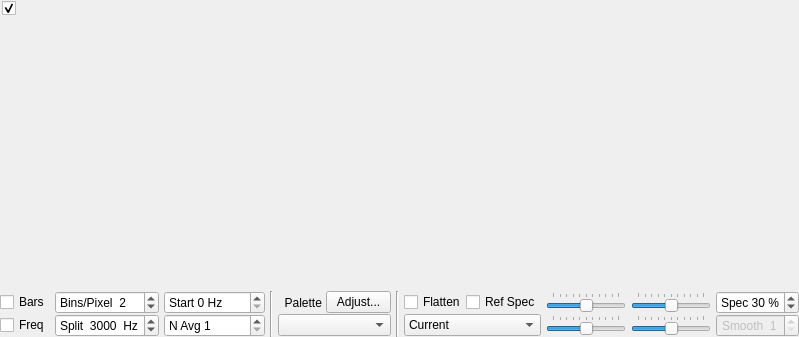
<?xml version="1.0" encoding="UTF-8"?>
<ui version="4.0">
 <class>WideGraph</class>
 <widget class="QDialog" name="WideGraph">
  <property name="geometry">
   <rect>
    <x>0</x>
    <y>0</y>
    <width>799</width>
    <height>337</height>
   </rect>
  </property>
  <property name="windowTitle">
   <string>Dialog</string>
  </property>
  <layout class="QVBoxLayout" name="verticalLayout">
   <property name="spacing">
    <number>1</number>
   </property>
   <property name="leftMargin">
    <number>0</number>
   </property>
   <property name="topMargin">
    <number>0</number>
   </property>
   <property name="rightMargin">
    <number>0</number>
   </property>
   <property name="bottomMargin">
    <number>0</number>
   </property>
   <item>
    <widget class="CPlotter" name="widePlot">
     <property name="enabled">
      <bool>true</bool>
     </property>
     <property name="sizePolicy">
      <sizepolicy hsizetype="Preferred" vsizetype="MinimumExpanding">
       <horstretch>0</horstretch>
       <verstretch>0</verstretch>
      </sizepolicy>
     </property>
     <property name="minimumSize">
      <size>
       <width>400</width>
       <height>100</height>
      </size>
     </property>
     <property name="frameShape">
      <enum>QFrame::NoFrame</enum>
     </property>
     <property name="frameShadow">
      <enum>QFrame::Plain</enum>
     </property>
     <property name="lineWidth">
      <number>1</number>
     </property>
     <widget class="QCheckBox" name="cbControls">
      <property name="geometry">
       <rect>
        <x>2</x>
        <y>0</y>
        <width>77</width>
        <height>17</height>
       </rect>
      </property>
      <property name="text">
       <string/>
      </property>
      <property name="checked">
       <bool>true</bool>
      </property>
     </widget>
    </widget>
   </item>
   <item>
    <widget class="QWidget" name="controls_widget" native="true">
     <property name="sizePolicy">
      <sizepolicy hsizetype="Preferred" vsizetype="Maximum">
       <horstretch>0</horstretch>
       <verstretch>0</verstretch>
      </sizepolicy>
     </property>
     <layout class="QGridLayout" name="gridLayout">
      <property name="leftMargin">
       <number>0</number>
      </property>
      <property name="topMargin">
       <number>0</number>
      </property>
      <property name="rightMargin">
       <number>0</number>
      </property>
      <property name="bottomMargin">
       <number>0</number>
      </property>
      <property name="horizontalSpacing">
       <number>5</number>
      </property>
      <property name="verticalSpacing">
       <number>0</number>
      </property>
      <item row="1" column="11">
       <widget class="QSlider" name="zero2dSlider">
        <property name="sizePolicy">
         <sizepolicy hsizetype="Expanding" vsizetype="Fixed">
          <horstretch>1</horstretch>
          <verstretch>0</verstretch>
         </sizepolicy>
        </property>
        <property name="minimumSize">
         <size>
          <width>80</width>
          <height>0</height>
         </size>
        </property>
        <property name="maximumSize">
         <size>
          <width>200</width>
          <height>16777215</height>
         </size>
        </property>
        <property name="toolTip">
         <string>Spectrum zero</string>
        </property>
        <property name="minimum">
         <number>-50</number>
        </property>
        <property name="maximum">
         <number>50</number>
        </property>
        <property name="orientation">
         <enum>Qt::Horizontal</enum>
        </property>
        <property name="tickPosition">
         <enum>QSlider::TicksAbove</enum>
        </property>
       </widget>
      </item>
      <item row="0" column="6" rowspan="2">
       <widget class="Line" name="line_2">
        <property name="orientation">
         <enum>Qt::Vertical</enum>
        </property>
       </widget>
      </item>
      <item row="0" column="9">
       <widget class="QSlider" name="gainSlider">
        <property name="sizePolicy">
         <sizepolicy hsizetype="Expanding" vsizetype="Fixed">
          <horstretch>1</horstretch>
          <verstretch>0</verstretch>
         </sizepolicy>
        </property>
        <property name="minimumSize">
         <size>
          <width>80</width>
          <height>0</height>
         </size>
        </property>
        <property name="maximumSize">
         <size>
          <width>200</width>
          <height>16777215</height>
         </size>
        </property>
        <property name="toolTip">
         <string>Waterfall gain</string>
        </property>
        <property name="minimum">
         <number>-50</number>
        </property>
        <property name="maximum">
         <number>50</number>
        </property>
        <property name="orientation">
         <enum>Qt::Horizontal</enum>
        </property>
        <property name="tickPosition">
         <enum>QSlider::TicksAbove</enum>
        </property>
       </widget>
      </item>
      <item row="0" column="7">
       <layout class="QHBoxLayout" name="horizontalLayout_3">
        <item>
         <widget class="QCheckBox" name="cbFlatten">
          <property name="toolTip">
           <string>&lt;html&gt;&lt;head/&gt;&lt;body&gt;&lt;p&gt;Flatten spectral baseline over the full displayed interval.&lt;/p&gt;&lt;/body&gt;&lt;/html&gt;</string>
          </property>
          <property name="text">
           <string>Flatten</string>
          </property>
         </widget>
        </item>
        <item>
         <widget class="QCheckBox" name="cbRef">
          <property name="toolTip">
           <string>&lt;html&gt;&lt;head/&gt;&lt;body&gt;&lt;p&gt;Compute and save a reference spectrum.  (Not yet fully implemented.)&lt;/p&gt;&lt;/body&gt;&lt;/html&gt;</string>
          </property>
          <property name="text">
           <string>Ref Spec</string>
          </property>
         </widget>
        </item>
       </layout>
      </item>
      <item row="1" column="9">
       <widget class="QSlider" name="gain2dSlider">
        <property name="sizePolicy">
         <sizepolicy hsizetype="Expanding" vsizetype="Fixed">
          <horstretch>1</horstretch>
          <verstretch>0</verstretch>
         </sizepolicy>
        </property>
        <property name="minimumSize">
         <size>
          <width>80</width>
          <height>0</height>
         </size>
        </property>
        <property name="maximumSize">
         <size>
          <width>200</width>
          <height>16777215</height>
         </size>
        </property>
        <property name="toolTip">
         <string>Spectrum gain</string>
        </property>
        <property name="minimum">
         <number>-50</number>
        </property>
        <property name="maximum">
         <number>50</number>
        </property>
        <property name="orientation">
         <enum>Qt::Horizontal</enum>
        </property>
        <property name="tickPosition">
         <enum>QSlider::TicksAbove</enum>
        </property>
       </widget>
      </item>
      <item row="0" column="11">
       <widget class="QSlider" name="zeroSlider">
        <property name="sizePolicy">
         <sizepolicy hsizetype="Expanding" vsizetype="Fixed">
          <horstretch>1</horstretch>
          <verstretch>0</verstretch>
         </sizepolicy>
        </property>
        <property name="minimumSize">
         <size>
          <width>80</width>
          <height>0</height>
         </size>
        </property>
        <property name="maximumSize">
         <size>
          <width>200</width>
          <height>16777215</height>
         </size>
        </property>
        <property name="toolTip">
         <string>Waterfall zero</string>
        </property>
        <property name="minimum">
         <number>-50</number>
        </property>
        <property name="maximum">
         <number>50</number>
        </property>
        <property name="orientation">
         <enum>Qt::Horizontal</enum>
        </property>
        <property name="tickPosition">
         <enum>QSlider::TicksAbove</enum>
        </property>
       </widget>
      </item>
      <item row="0" column="13" rowspan="2">
       <spacer name="horizontalSpacer_2">
        <property name="orientation">
         <enum>Qt::Horizontal</enum>
        </property>
        <property name="sizeHint" stdset="0">
         <size>
          <width>5</width>
          <height>20</height>
         </size>
        </property>
       </spacer>
      </item>
      <item row="0" column="5">
       <layout class="QHBoxLayout" name="horizontalLayout">
        <item>
         <widget class="QLabel" name="labPalette">
          <property name="text">
           <string>  Palette </string>
          </property>
          <property name="alignment">
           <set>Qt::AlignLeading|Qt::AlignLeft|Qt::AlignVCenter</set>
          </property>
         </widget>
        </item>
        <item>
         <widget class="QPushButton" name="adjust_palette_push_button">
          <property name="maximumSize">
           <size>
            <width>65</width>
            <height>16777215</height>
           </size>
          </property>
          <property name="toolTip">
           <string>&lt;html&gt;&lt;head/&gt;&lt;body&gt;&lt;p&gt;Enter definition for a new color palette.&lt;/p&gt;&lt;/body&gt;&lt;/html&gt;</string>
          </property>
          <property name="text">
           <string>Adjust...</string>
          </property>
          <property name="autoDefault">
           <bool>false</bool>
          </property>
         </widget>
        </item>
       </layout>
      </item>
      <item row="0" column="12">
       <widget class="QSpinBox" name="sbPercent2dPlot">
        <property name="minimumSize">
         <size>
          <width>75</width>
          <height>0</height>
         </size>
        </property>
        <property name="toolTip">
         <string>&lt;html&gt;&lt;head/&gt;&lt;body&gt;&lt;p&gt;Set fractional size of spectrum in this window.&lt;/p&gt;&lt;/body&gt;&lt;/html&gt;</string>
        </property>
        <property name="alignment">
         <set>Qt::AlignCenter</set>
        </property>
        <property name="suffix">
         <string> %</string>
        </property>
        <property name="prefix">
         <string>Spec </string>
        </property>
        <property name="maximum">
         <number>100</number>
        </property>
        <property name="singleStep">
         <number>5</number>
        </property>
        <property name="value">
         <number>30</number>
        </property>
       </widget>
      </item>
      <item row="1" column="7">
       <widget class="QComboBox" name="spec2dComboBox">
        <property name="toolTip">
         <string>&lt;html&gt;&lt;head/&gt;&lt;body&gt;&lt;p&gt;Select data for spectral display&lt;/p&gt;&lt;/body&gt;&lt;/html&gt;</string>
        </property>
        <property name="currentIndex">
         <number>0</number>
        </property>
        <item>
         <property name="text">
          <string>Current</string>
         </property>
        </item>
        <item>
         <property name="text">
          <string>Cumulative</string>
         </property>
        </item>
        <item>
         <property name="text">
          <string>Linear Avg</string>
         </property>
        </item>
        <item>
         <property name="text">
          <string>Reference</string>
         </property>
        </item>
        <item>
         <property name="text">
          <string>Q65_Sync</string>
         </property>
        </item>
       </widget>
      </item>
      <item row="1" column="2">
       <widget class="QSpinBox" name="fSplitSpinBox">
        <property name="minimumSize">
         <size>
          <width>100</width>
          <height>0</height>
         </size>
        </property>
        <property name="toolTip">
         <string>&lt;html&gt;&lt;head/&gt;&lt;body&gt;&lt;p&gt;Decode JT9 only above this frequency&lt;/p&gt;&lt;/body&gt;&lt;/html&gt;</string>
        </property>
        <property name="suffix">
         <string>  Hz</string>
        </property>
        <property name="prefix">
         <string>Split  </string>
        </property>
        <property name="minimum">
         <number>0</number>
        </property>
        <property name="maximum">
         <number>5000</number>
        </property>
        <property name="singleStep">
         <number>100</number>
        </property>
        <property name="value">
         <number>3000</number>
        </property>
       </widget>
      </item>
      <item row="1" column="3">
       <widget class="QSpinBox" name="waterfallAvgSpinBox">
        <property name="toolTip">
         <string>Number of FFTs averaged (controls waterfall scrolling rate)</string>
        </property>
        <property name="prefix">
         <string>N Avg </string>
        </property>
        <property name="minimum">
         <number>1</number>
        </property>
        <property name="maximum">
         <number>500</number>
        </property>
       </widget>
      </item>
      <item row="1" column="5">
       <widget class="QComboBox" name="paletteComboBox">
        <property name="toolTip">
         <string>Select waterfall palette</string>
        </property>
       </widget>
      </item>
      <item row="0" column="3">
       <widget class="QSpinBox" name="fStartSpinBox">
        <property name="minimumSize">
         <size>
          <width>0</width>
          <height>0</height>
         </size>
        </property>
        <property name="toolTip">
         <string>&lt;html&gt;&lt;head/&gt;&lt;body&gt;&lt;p&gt;Frequency at left edge of waterfall&lt;/p&gt;&lt;/body&gt;&lt;/html&gt;</string>
        </property>
        <property name="suffix">
         <string> Hz</string>
        </property>
        <property name="prefix">
         <string>Start </string>
        </property>
        <property name="maximum">
         <number>4900</number>
        </property>
        <property name="singleStep">
         <number>100</number>
        </property>
       </widget>
      </item>
      <item row="0" column="4" rowspan="2">
       <widget class="Line" name="line">
        <property name="orientation">
         <enum>Qt::Vertical</enum>
        </property>
       </widget>
      </item>
      <item row="1" column="12">
       <widget class="QSpinBox" name="smoSpinBox">
        <property name="enabled">
         <bool>false</bool>
        </property>
        <property name="toolTip">
         <string>Smoothing of Linear Average spectrum</string>
        </property>
        <property name="alignment">
         <set>Qt::AlignCenter</set>
        </property>
        <property name="suffix">
         <string/>
        </property>
        <property name="prefix">
         <string>Smooth  </string>
        </property>
        <property name="minimum">
         <number>1</number>
        </property>
        <property name="maximum">
         <number>7</number>
        </property>
       </widget>
      </item>
      <item row="0" column="2">
       <widget class="QSpinBox" name="bppSpinBox">
        <property name="minimumSize">
         <size>
          <width>100</width>
          <height>0</height>
         </size>
        </property>
        <property name="maximumSize">
         <size>
          <width>16777215</width>
          <height>16777215</height>
         </size>
        </property>
        <property name="toolTip">
         <string>Compression factor for frequency scale</string>
        </property>
        <property name="suffix">
         <string/>
        </property>
        <property name="prefix">
         <string>Bins/Pixel  </string>
        </property>
        <property name="minimum">
         <number>1</number>
        </property>
        <property name="maximum">
         <number>1000</number>
        </property>
        <property name="singleStep">
         <number>1</number>
        </property>
        <property name="value">
         <number>2</number>
        </property>
       </widget>
      </item>
      <item row="0" column="0" rowspan="2">
       <spacer name="horizontalSpacer">
        <property name="orientation">
         <enum>Qt::Horizontal</enum>
        </property>
        <property name="sizeHint" stdset="0">
         <size>
          <width>5</width>
          <height>20</height>
         </size>
        </property>
       </spacer>
      </item>
      <item row="0" column="1">
       <widget class="QCheckBox" name="cbBars">
        <property name="maximumSize">
         <size>
          <width>16777215</width>
          <height>16777215</height>
         </size>
        </property>
        <property name="text">
         <string>Bars</string>
        </property>
       </widget>
      </item>
      <item row="1" column="1">
       <widget class="QCheckBox" name="cbFreq">
        <property name="maximumSize">
         <size>
          <width>16777215</width>
          <height>16777215</height>
         </size>
        </property>
        <property name="text">
         <string>Freq</string>
        </property>
       </widget>
      </item>
     </layout>
    </widget>
   </item>
  </layout>
 </widget>
 <customwidgets>
  <customwidget>
   <class>CPlotter</class>
   <extends>QFrame</extends>
   <header>widgets/plotter.h</header>
   <container>1</container>
  </customwidget>
 </customwidgets>
 <tabstops>
  <tabstop>cbControls</tabstop>
  <tabstop>bppSpinBox</tabstop>
  <tabstop>fStartSpinBox</tabstop>
  <tabstop>fSplitSpinBox</tabstop>
  <tabstop>waterfallAvgSpinBox</tabstop>
  <tabstop>adjust_palette_push_button</tabstop>
  <tabstop>paletteComboBox</tabstop>
  <tabstop>cbFlatten</tabstop>
  <tabstop>cbRef</tabstop>
  <tabstop>spec2dComboBox</tabstop>
  <tabstop>gainSlider</tabstop>
  <tabstop>zeroSlider</tabstop>
  <tabstop>gain2dSlider</tabstop>
  <tabstop>zero2dSlider</tabstop>
  <tabstop>sbPercent2dPlot</tabstop>
  <tabstop>smoSpinBox</tabstop>
 </tabstops>
 <resources/>
 <connections/>
</ui>
